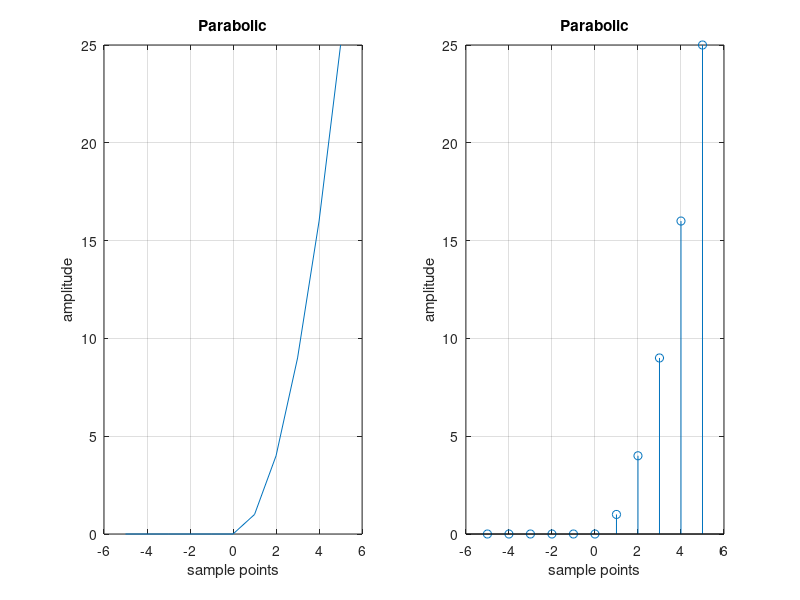

Here is the MATLAB script that generated this plot:
clear all;
close all;
n1=input("Enter starting point:");
n2=input("Enter end point:");
sample_points=-n1:1:n2;
amplitude1=[zeros(1,n1+1)]; 
for(i=1:n2) 
    amplitude2(i)=i^2;
end
amplitude2; 
amplitude=[amplitude1, amplitude2];
subplot(121)
plot(sample_points, amplitude);
xlabel("sample points");
ylabel("amplitude");
title("Parabolic");
grid on;
subplot(122)
stem(sample_points, amplitude);
xlabel("sample points");
ylabel("amplitude");
title("Parabolic"); 
grid on;